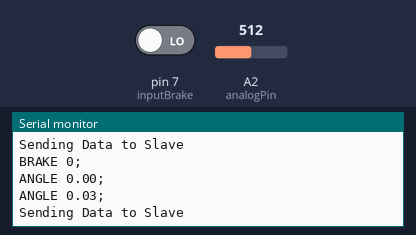
Bench run of a sketch on a simulated Arduino Uno, built with avr-gcc and run on an emulated ATmega328P. Shown: the last lines printed to the serial monitor. The inputs (shaded band) are chosen by the test bench; at power-on: A2 (analogPin) = 512, pin 7 (inputBrake) LOW.

Above: at 1.2 s.
1.3 s: A2 (analogPin) set to 653
At 2.3 s:
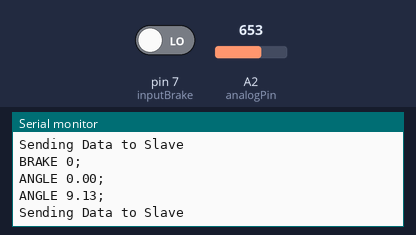
4.3 s: A2 (analogPin) set to 674
At 5.0 s:
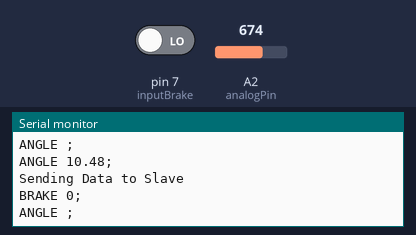
7.3 s: A2 (analogPin) set to 370
8.8 s: A2 (analogPin) set to 348
At 9.9 s:
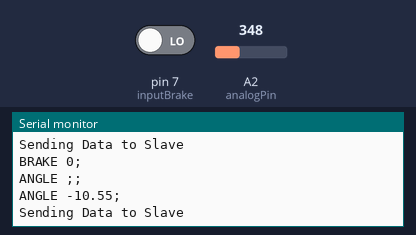
Timing chart, 0 to 11.8 s (numbered marks = the images above; inputs shaded):
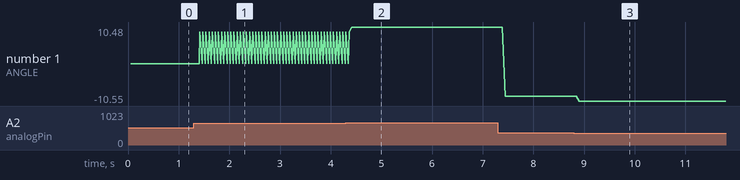

Measured:
- the behaviour switches between 666 and 667 on A2 (analogPin) (found by bisection; images 1 and 2)
- the behaviour switches between 357 and 356 on A2 (analogPin) (found by bisection; images 2 and 3)
- after the input at 1.3 s, the serial monitor: prints a new line after 0.12 s (image 1)
- after the input at 4.3 s, the serial monitor: prints a new line after 0.11 s (image 2)
- after the input at 8.8 s, the serial monitor: prints a new line after 0.09 s (image 3)
- plotted number 1: 0.03 → 9.13 after the input at 1.3 s, 9.13 → 10.48 after the input at 4.3 s, 10.48 → -9.13 after the input at 7.3 s, -9.13 → -10.55 after the input at 8.8 s

The sketch:

Autodrive_Master_Client.ino
```cpp
//*************************************************
//*************************************************
//***************** AUTODRIVE *********************
//**************** MASTER_DEMO ********************
//*************************************************
//*************************************************

// include libraries
#include "SoftwareSerial.h"
#include "FloatMapping.h"

SoftwareSerial soft(2, 3); // RX, TX

float ANGLE;
float ACCEL;
int BRAKE = 0;         // variable to store the read value (HIGH or LOW)

int inputBrake = 7;    // pushbutton connected to digital pin 7 (with pulldown resistor)
int analogPin = A2;    // potentiometer connected to simulate the angle output to the Slave

char str_ANGLE[7];
char str_ACCEL[7];

char ANGLE_Serial[12];
char ACCEL_Serial[12];
char BRAKE_Serial[12];


void setup() {
  Serial.begin(9600);  // Setup serial monitor
  soft.begin(115200);
  Serial.println("**Master Demo**");

  pinMode(inputBrake, INPUT);    // sets the digital pin 7 as input (with pulldown resistor)
  pinMode(analogPin, INPUT);     // potentiometer connected to simulate the angle output to the Slave

}

void loop() {

  ANGLE = mapfloat(analogRead(analogPin), 0, 1023, -33, 33); //Mapping the pot value to maximum angle degree (-33 , +33) | ONLY FOR TESTING
  BRAKE = digitalRead(inputBrake);   // Read the button state to simulate ON/OFF of the break | ONLY FOR TESTING
  delay(2);

  //***************** This sequence prepares the data to be sent as a float ***************

  dtostrf(ANGLE, 1, 2, str_ANGLE);
  dtostrf(ACCEL, 1, 2, str_ACCEL);

  sprintf(ANGLE_Serial, "ANGLE %s;", str_ANGLE);
  sprintf(ACCEL_Serial, "ANGLE %s;", str_ACCEL);
  sprintf(BRAKE_Serial, "BRAKE %hd;", BRAKE);

  //***************************************************************************************

  Serial.println("Sending Data to Slave");

  // Write data to the Slave
  soft.write(BRAKE_Serial);  //Output will look like: BRAKE 1; or Brake 0;
  soft.write(ANGLE_Serial);  //Output will look like: ANGLE 25; (Value can varry between -33 and +33)
  soft.write(ANGLE_Serial);  //Output will look like: ACCEL 0; (Value can varry between 0 and 1023)

  Serial.println(BRAKE_Serial);
  Serial.println(ACCEL_Serial);
  Serial.println(ANGLE_Serial);

delay(20);
}
```

FloatMapping.h
```cpp
float mapfloat(float x, float in_min, float in_max, float out_min, float out_max)
{
 return (x - in_min) * (out_max - out_min) / (in_max - in_min) + out_min;
}
```
